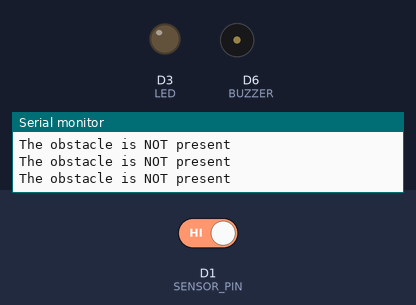
Recording of a sketch running on a simulated ESP8266 (NodeMCU). Shown: output pins drawn as LEDs (lit = HIGH), buzzer (waves = sounding, pin HIGH), the last lines printed to the serial monitor. The test bench sets the inputs (shaded band); at power-on: D1 (SENSOR_PIN) HIGH.

Above: at 2.8 s.
2.9 s: D1 (SENSOR_PIN) driven LOW
At 3.8 s:
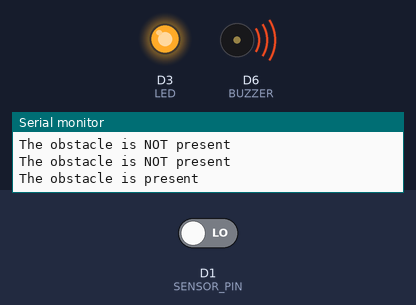
4.5 s: D1 (SENSOR_PIN) driven HIGH
At 5.4 s:
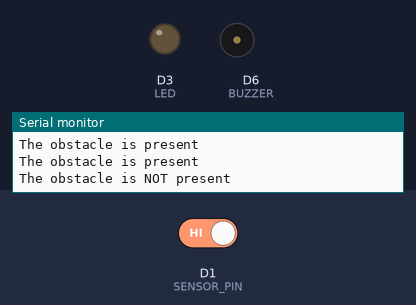
Timing chart, 0 to 7.5 s (numbered marks = the images above; inputs shaded):
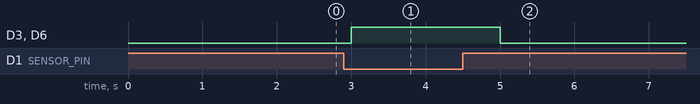

The sketch:

IR_sensor_LED__BUZZER.ino
```cpp
const int SENSOR_PIN =D1;
const int LED = D3;
const int BUZZER = D6;
void setup() {
  // initialize serial communication at 9600 bits per second:
  Serial.begin(9600);
  // initialize the Arduino's pin as aninput
  pinMode(SENSOR_PIN, INPUT);
  pinMode(LED,OUTPUT);
  pinMode(BUZZER,OUTPUT);
}
void loop() {
  // read the state of the the input pin:
  int state = digitalRead(SENSOR_PIN);
  if(state==LOW)
  {
    Serial.println("The obstacle is present");

    digitalWrite(LED,HIGH);
    digitalWrite(BUZZER,HIGH);

    }
    else
    {
    Serial.println("The obstacle is NOT present");

      digitalWrite(LED,LOW);
      digitalWrite(BUZZER,LOW);
    }
  delay(1000);
}
```

Measured:
- after the input at 2.9 s, D3 (LED), D6 (BUZZER): LOW → HIGH after 0.10 s
- after the input at 4.5 s, D3 (LED), D6 (BUZZER): HIGH → LOW after 0.50 s
